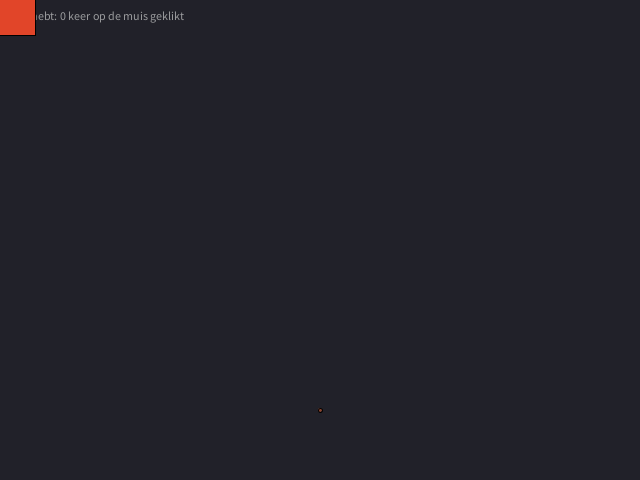
Frame 1 (no input)
Frame 60 (the mouse pressed at the canvas centre just before this capture): identical to frame 1, image omitted
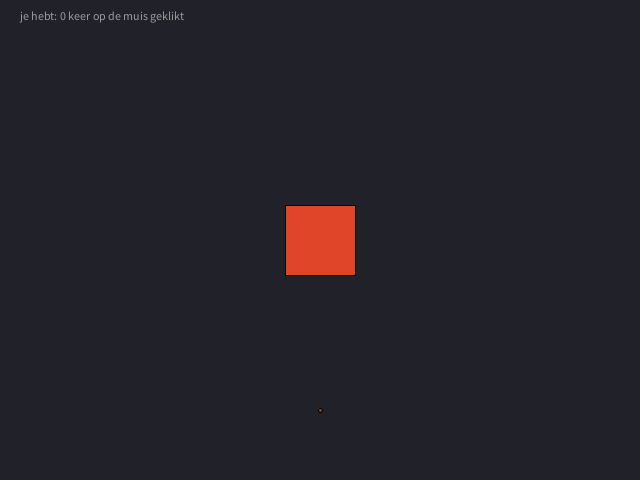
Frame 120 (the mouse held since frame 60 and released just before this capture)

The Processing sketch that drew these frames (run headless with seeded random() and noise(); from frame 60 on, the mouse is pressed at the canvas centre):

// Processing sketch: keyboardMouseInteractie
// ── keyboardMouseInteractie.pde
// een boolean is een variable die waar of niet waar is
boolean showMe = false;
// houdt bij hoevaak je op de muis hebt geklikt
int mouseClickCounter = 0;
// een array met kleuren
color colors[] = { #F4EEEA, #9A9B9D, #8C452E, #E14529, #212129};

void setup() {
  size(640, 480);
}

void draw() {

  background(colors[4]);
  
  // geef feedback hoevaak je op de muis hebt geklikt
  fill(colors[1]);
  text("je hebt: "+mouseClickCounter+" keer op de muis geklikt", 20, 20);

  // deze tekst is zichtbaar afhankelijk of "showMe" wel of niet waar is
  if (showMe == true) {
    pushStyle();
    fill(colors[0]);
    textAlign(CENTER); // lijn de tekstt uit vanaf het midden
    textSize(18);      // maak de grootte van de tekst 18 pixels
    text("deze tekst wordt zichtbaar/onzichtbaar met de q toets op je keyboard", width/2, height/2);
    popStyle();
  }
  
  pushMatrix();
  translate(mouseX,mouseY); // verplaats het blokje met de muis
  rectMode(CENTER); // teken het vierkantje vantuit het midden
  fill(colors[3]);
  rect(0,0,70,70);
  popMatrix();
  
  // teken een cirkel die groter wordn naarmate je meer op de muis klikt
  int diameter = 4 + (mouseClickCounter * 4);
  fill(colors[2]);
  circle(width/2,height-70,diameter);
  
} // END draw

void keyPressed() {
  if (key == 'w') {
    println("Je hebt op de letter w gedrukt");
  }
}

void keyReleased() {
  if (key == 'q') {
    println("Je hebt op de letter q gedrukt");
    if (showMe == false) { 
      showMe = true;
    } else if (showMe == true) { 
      showMe = false;
    }
  }
}

void mousePressed() {
  println("je hebt de muisknop ingedrukt");
}

void mouseReleased() {
  println("je hebt de muisknop losgelaten");
  mouseClickCounter = mouseClickCounter + 1;
}
